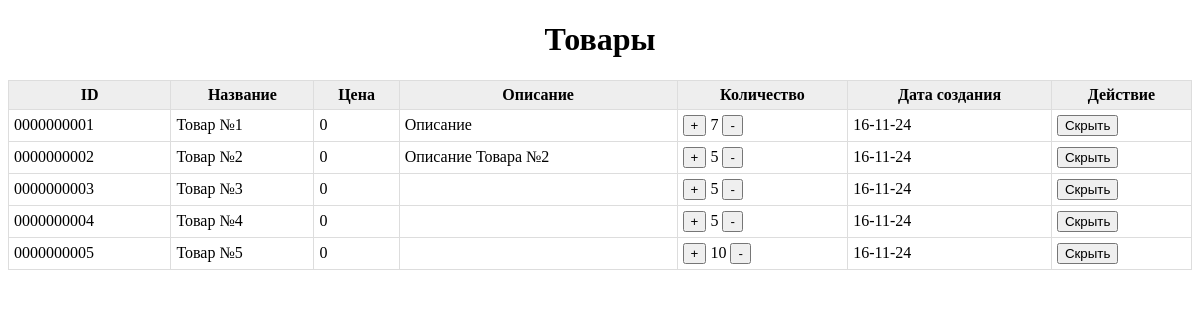
The page /site/index.php on the database its author committed.
### tables this page shows
CREATE TABLE `products` (
  `ID` int(11) NOT NULL,
  `PRODUCT_ID` char(10) NOT NULL,
  `PRODUCT_NAME` varchar(100) DEFAULT NULL,
  `PRODUCT_PRICE` decimal(10,0) NOT NULL DEFAULT 0,
  `PRODUCT_ARTICLE` varchar(500) DEFAULT NULL,
  `PRODUCT_QUANTITY` int(11) NOT NULL DEFAULT 0,
  `DATE_CREATE` date NOT NULL DEFAULT current_timestamp(),
  `HIDDEN` tinyint(1) NOT NULL DEFAULT 0
);

### database_code/db_info.php (called while the page is built)
<?php
    $info = array(
        "server" => "localhost",
        "login" => "root",
        "password" => "",
        "dbname" => "db_vedita"
    );
    try {
        $pdo = new PDO("mysql:host={$info["server"]};dbname={$info["dbname"]}", "{$info["login"]}", "{$info["password"]}");
    }
    catch (PDOException $e) {
        echo "Ошибка подключения к базе данных: " . $e->getMessage() . "<br>";
    }
    return $pdo;
?>

### database_code/cproducts.php (called while the page is built)
<?php
    class CProducts{
        private $pdo;
        public function __construct()
		{
			$this->pdo = require "db_info.php";
		}
        public function get_all_products($limit = 10)
		{
            $sql_command = "SELECT * FROM `products` WHERE `products`.`HIDDEN` = '0' ORDER BY `products`.`DATE_CREATE` DESC LIMIT {$limit}";
            $result = $this->pdo->query($sql_command);
            $products = array();
            while ($row = $result->fetch()) {
                $products[] = $row;
            }
            return $products;
		}
    }
?>

### site/index.php (the view, shortened to what this page needs)
<?php
    require "../database_code/cproducts.php";
    $cproducts = new CProducts();
    $products = $cproducts->get_all_products();
?>
<!DOCTYPE html>
<html lang="ru">
    <head>
        <link rel="stylesheet" href="styles.css">
    </head>
    <body>
        <h1>Товары</h1>
        <table id="table_products">
            <thead>
                <tr>
                    <th>ID</th>
                    <th>Название</th>
                    <th>Цена</th>
                    <th>Описание</th>
                    <th>Количество</th>
                    <th>Дата создания</th>
                    <th>Действие</th>
                </tr>
            </thead>
            <tbody id="product_table">
                <?php foreach ($products as $product) { ?>
                    <tr product_id="<?php echo $product['ID']; ?>">
                        <td><?php echo $product["PRODUCT_ID"]; ?></td>
                        <td><?php echo $product["PRODUCT_NAME"]; ?></td>
                        <td><?php echo $product["PRODUCT_PRICE"]; ?></td>
                        <td><?php echo $product["PRODUCT_ARTICLE"]; ?></td>
                        <td>
                            <button type="button" class="btn_quantity_plus">+</button>
                            <span class="quantity"><?php echo $product['PRODUCT_QUANTITY']; ?></span>
                            <button type="button" class="btn_quantity_minus">-</button>
                        </td>
                        <td><?php echo date('d-m-y', strtotime($product["DATE_CREATE"])); ?></td>
                        <td>
                            <button type="button" class="btn_hide_row">Скрыть</button>
                        </td>
                    </tr>
                <?php };?>
            </tbody>
        </table>
    </body>
</html>

### site/styles.css (style rules this page uses)
h1 { text-align: center; }
table { border-collapse: collapse; width: 100%; }
th, td { border: 1px solid #ddd; padding: 5px; text-align: left; }
th { background-color: #eee; text-align: center; }

### rows shown on the page
products: PRODUCT_ID "0000000001", PRODUCT_NAME "Товар №1", PRODUCT_PRICE "0", PRODUCT_ARTICLE "Описание", PRODUCT_QUANTITY "7", DATE_CREATE "16-11-24"
products: PRODUCT_ID "0000000002", PRODUCT_NAME "Товар №2", PRODUCT_PRICE "0", PRODUCT_ARTICLE "Описание Товара №2", PRODUCT_QUANTITY "5", DATE_CREATE "16-11-24"
products: PRODUCT_ID "0000000003", PRODUCT_NAME "Товар №3", PRODUCT_PRICE "0", PRODUCT_QUANTITY "5", DATE_CREATE "16-11-24"
products: PRODUCT_ID "0000000004", PRODUCT_NAME "Товар №4", PRODUCT_PRICE "0", PRODUCT_QUANTITY "5", DATE_CREATE "16-11-24"
products: PRODUCT_ID "0000000005", PRODUCT_NAME "Товар №5", PRODUCT_PRICE "0", PRODUCT_QUANTITY "10", DATE_CREATE "16-11-24"
